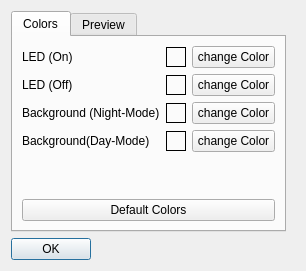
<?xml version="1.0" encoding="UTF-8"?>
<ui version="4.0">
 <class>Dialog</class>
 <widget class="QDialog" name="Dialog">
  <property name="geometry">
   <rect>
    <x>0</x>
    <y>0</y>
    <width>306</width>
    <height>271</height>
   </rect>
  </property>
  <property name="sizePolicy">
   <sizepolicy hsizetype="Fixed" vsizetype="Fixed">
    <horstretch>0</horstretch>
    <verstretch>0</verstretch>
   </sizepolicy>
  </property>
  <property name="maximumSize">
   <size>
    <width>549</width>
    <height>16777215</height>
   </size>
  </property>
  <property name="windowTitle">
   <string>Settings</string>
  </property>
  <property name="statusTip">
   <string/>
  </property>
  <layout class="QFormLayout" name="formLayout">
   <property name="fieldGrowthPolicy">
    <enum>QFormLayout::AllNonFixedFieldsGrow</enum>
   </property>
   <item row="1" column="0">
    <widget class="QDialogButtonBox" name="buttonBox">
     <property name="layoutDirection">
      <enum>Qt::RightToLeft</enum>
     </property>
     <property name="orientation">
      <enum>Qt::Horizontal</enum>
     </property>
     <property name="standardButtons">
      <set>QDialogButtonBox::Ok</set>
     </property>
     <property name="centerButtons">
      <bool>false</bool>
     </property>
    </widget>
   </item>
   <item row="0" column="0">
    <widget class="QTabWidget" name="tabWidget">
     <property name="sizePolicy">
      <sizepolicy hsizetype="Maximum" vsizetype="Maximum">
       <horstretch>0</horstretch>
       <verstretch>0</verstretch>
      </sizepolicy>
     </property>
     <property name="maximumSize">
      <size>
       <width>361</width>
       <height>221</height>
      </size>
     </property>
     <property name="currentIndex">
      <number>0</number>
     </property>
     <property name="tabsClosable">
      <bool>false</bool>
     </property>
     <widget class="QWidget" name="tab_colors">
      <attribute name="title">
       <string>Colors</string>
      </attribute>
      <layout class="QGridLayout" name="gridLayout_5">
       <item row="0" column="0">
        <layout class="QGridLayout" name="gridLayout">
         <item row="0" column="0">
          <widget class="QLabel" name="label_3">
           <property name="text">
            <string>LED (On)</string>
           </property>
          </widget>
         </item>
         <item row="0" column="2">
          <widget class="QPushButton" name="pushButtonColorLEDOn">
           <property name="text">
            <string>change Color</string>
           </property>
          </widget>
         </item>
         <item row="1" column="0">
          <widget class="QLabel" name="label_4">
           <property name="text">
            <string>LED (Off)</string>
           </property>
          </widget>
         </item>
         <item row="0" column="1">
          <widget class="QLabel" name="labelColorLEDOn">
           <property name="sizePolicy">
            <sizepolicy hsizetype="Fixed" vsizetype="Fixed">
             <horstretch>0</horstretch>
             <verstretch>0</verstretch>
            </sizepolicy>
           </property>
           <property name="minimumSize">
            <size>
             <width>20</width>
             <height>20</height>
            </size>
           </property>
           <property name="autoFillBackground">
            <bool>false</bool>
           </property>
           <property name="frameShape">
            <enum>QFrame::Box</enum>
           </property>
           <property name="text">
            <string/>
           </property>
           <property name="textInteractionFlags">
            <set>Qt::NoTextInteraction</set>
           </property>
          </widget>
         </item>
         <item row="1" column="1">
          <widget class="QLabel" name="labelColorLEDOff">
           <property name="sizePolicy">
            <sizepolicy hsizetype="Fixed" vsizetype="Fixed">
             <horstretch>0</horstretch>
             <verstretch>0</verstretch>
            </sizepolicy>
           </property>
           <property name="minimumSize">
            <size>
             <width>20</width>
             <height>20</height>
            </size>
           </property>
           <property name="frameShape">
            <enum>QFrame::Box</enum>
           </property>
           <property name="text">
            <string/>
           </property>
          </widget>
         </item>
         <item row="1" column="2">
          <widget class="QPushButton" name="pushButtonColorLEDOff">
           <property name="text">
            <string>change Color</string>
           </property>
          </widget>
         </item>
         <item row="2" column="0">
          <widget class="QLabel" name="label_6">
           <property name="text">
            <string>Background (Night-Mode)</string>
           </property>
          </widget>
         </item>
         <item row="2" column="1">
          <widget class="QLabel" name="labelColorBGNight">
           <property name="sizePolicy">
            <sizepolicy hsizetype="Fixed" vsizetype="Fixed">
             <horstretch>0</horstretch>
             <verstretch>0</verstretch>
            </sizepolicy>
           </property>
           <property name="minimumSize">
            <size>
             <width>20</width>
             <height>20</height>
            </size>
           </property>
           <property name="autoFillBackground">
            <bool>false</bool>
           </property>
           <property name="frameShape">
            <enum>QFrame::Box</enum>
           </property>
           <property name="text">
            <string/>
           </property>
          </widget>
         </item>
         <item row="2" column="2">
          <widget class="QPushButton" name="pushButtonColorBGNight">
           <property name="text">
            <string>change Color</string>
           </property>
          </widget>
         </item>
         <item row="4" column="2">
          <widget class="QPushButton" name="pushButtonColorBGDay">
           <property name="text">
            <string>change Color</string>
           </property>
          </widget>
         </item>
         <item row="4" column="1">
          <widget class="QLabel" name="labelColorBGDay">
           <property name="sizePolicy">
            <sizepolicy hsizetype="Fixed" vsizetype="Fixed">
             <horstretch>0</horstretch>
             <verstretch>0</verstretch>
            </sizepolicy>
           </property>
           <property name="minimumSize">
            <size>
             <width>20</width>
             <height>20</height>
            </size>
           </property>
           <property name="frameShape">
            <enum>QFrame::Box</enum>
           </property>
           <property name="text">
            <string/>
           </property>
          </widget>
         </item>
         <item row="4" column="0">
          <widget class="QLabel" name="label_9">
           <property name="text">
            <string>Background(Day-Mode)</string>
           </property>
          </widget>
         </item>
         <item row="5" column="0">
          <spacer name="verticalSpacer">
           <property name="orientation">
            <enum>Qt::Vertical</enum>
           </property>
           <property name="sizeHint" stdset="0">
            <size>
             <width>20</width>
             <height>40</height>
            </size>
           </property>
          </spacer>
         </item>
        </layout>
       </item>
       <item row="1" column="0">
        <widget class="QPushButton" name="pushButtonDefaultColors">
         <property name="text">
          <string>Default Colors</string>
         </property>
        </widget>
       </item>
      </layout>
     </widget>
     <widget class="QWidget" name="tab_preview">
      <property name="enabled">
       <bool>true</bool>
      </property>
      <attribute name="title">
       <string>Preview</string>
      </attribute>
      <layout class="QGridLayout" name="gridLayout_6">
       <item row="1" column="1">
        <layout class="QGridLayout" name="gridLayout_2">
         <property name="sizeConstraint">
          <enum>QLayout::SetNoConstraint</enum>
         </property>
         <item row="0" column="0">
          <spacer name="verticalSpacer_4">
           <property name="orientation">
            <enum>Qt::Vertical</enum>
           </property>
           <property name="sizeHint" stdset="0">
            <size>
             <width>20</width>
             <height>40</height>
            </size>
           </property>
          </spacer>
         </item>
         <item row="0" column="1">
          <widget class="QPushButton" name="pushButton_NightMode">
           <property name="text">
            <string>NightMode</string>
           </property>
           <property name="checkable">
            <bool>true</bool>
           </property>
          </widget>
         </item>
         <item row="1" column="1">
          <widget class="QPushButton" name="pushButton_Perspective">
           <property name="text">
            <string>Perspective</string>
           </property>
           <property name="checkable">
            <bool>true</bool>
           </property>
          </widget>
         </item>
         <item row="2" column="1">
          <widget class="QPushButton" name="pushButton_Reset">
           <property name="text">
            <string>Reset</string>
           </property>
          </widget>
         </item>
         <item row="2" column="0">
          <spacer name="verticalSpacer_3">
           <property name="orientation">
            <enum>Qt::Vertical</enum>
           </property>
           <property name="sizeHint" stdset="0">
            <size>
             <width>20</width>
             <height>40</height>
            </size>
           </property>
          </spacer>
         </item>
        </layout>
       </item>
       <item row="0" column="1">
        <widget class="QLabel" name="label">
         <property name="text">
          <string>Turn the Cube to select the desired Perspective</string>
         </property>
        </widget>
       </item>
      </layout>
     </widget>
    </widget>
   </item>
  </layout>
 </widget>
 <resources/>
 <connections>
  <connection>
   <sender>buttonBox</sender>
   <signal>accepted()</signal>
   <receiver>Dialog</receiver>
   <slot>accept()</slot>
   <hints>
    <hint type="sourcelabel">
     <x>248</x>
     <y>254</y>
    </hint>
    <hint type="destinationlabel">
     <x>157</x>
     <y>274</y>
    </hint>
   </hints>
  </connection>
  <connection>
   <sender>buttonBox</sender>
   <signal>rejected()</signal>
   <receiver>Dialog</receiver>
   <slot>reject()</slot>
   <hints>
    <hint type="sourcelabel">
     <x>316</x>
     <y>260</y>
    </hint>
    <hint type="destinationlabel">
     <x>286</x>
     <y>274</y>
    </hint>
   </hints>
  </connection>
 </connections>
</ui>
